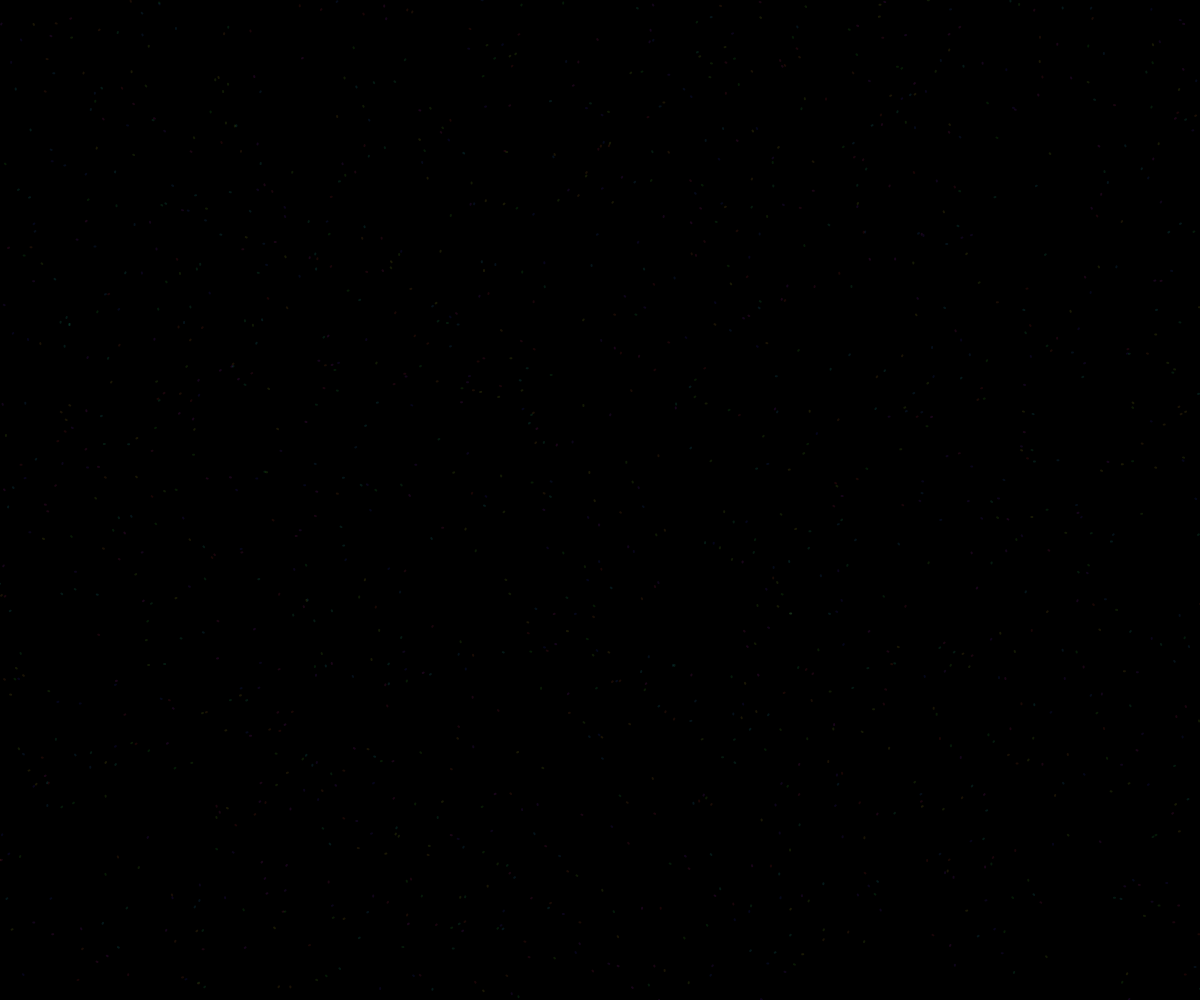
Frame 1 (no input)
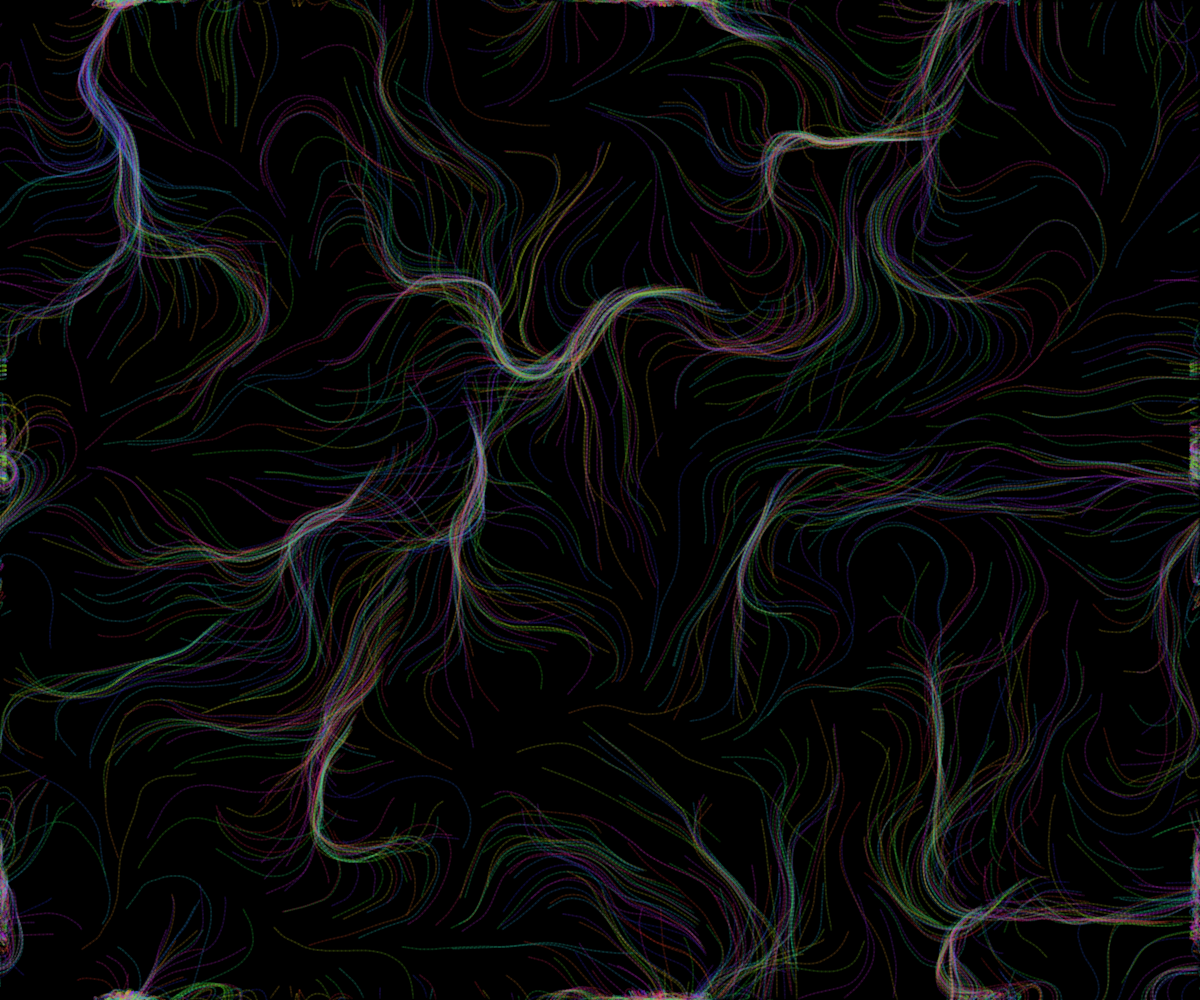
Frame 60 (no input)
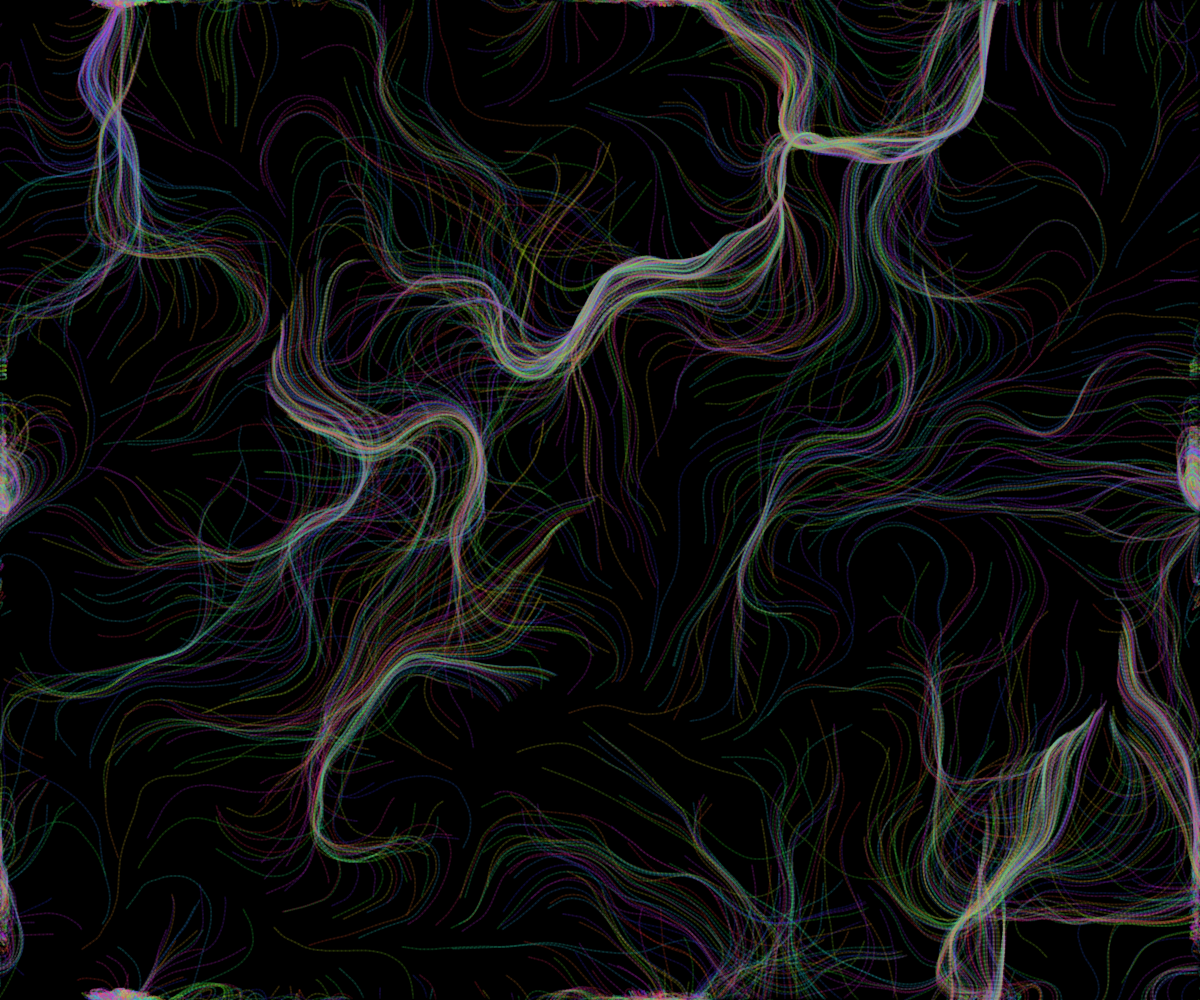
Frame 120 (the mouse pressed at the canvas centre since frame 60)

The p5.js sketch that drew these frames (run headless with seeded random() and noise() and a simulated clock; from frame 60 on, the mouse is pressed at the canvas centre):

// p5.js sketch
// ── sketch.js
let particles = [];
const numParticles = 1500;
let flowField;
const scl = 20;
let cols, rows;
let zoff = 0;

function setup() {
  createCanvas(windowWidth, windowHeight);
  colorMode(HSB, 360, 100, 100, 100);
  background(0);

  cols = floor(width / scl);
  rows = floor(height / scl);
  flowField = new Array(cols * rows);

  for (let i = 0; i < numParticles; i++) {
    particles.push(new Particle());
  }
}

function draw() {
  let yoff = 0;
  for (let y = 0; y < rows; y++) {
    let xoff = 0;
    for (let x = 0; x < cols; x++) {
      let index = x + y * cols;
      let angle = noise(xoff, yoff, zoff) * TWO_PI * 2;
      let v = p5.Vector.fromAngle(angle);
      v.setMag(1);
      flowField[index] = v;
      xoff += 0.1;
    }
    yoff += 0.1;
  }
  zoff += 0.005;

  for (let particle of particles) {
    particle.follow(flowField);
    particle.update();
    particle.edges();
    particle.show();
  }
}

class Particle {
  constructor() {
    this.pos = createVector(random(width), random(height));
    this.vel = createVector(0, 0);
    this.acc = createVector(0, 0);
    this.maxSpeed = 4;
    this.hue = random(360);
    this.prevPos = this.pos.copy();
  }

  update() {
    this.vel.add(this.acc);
    this.vel.limit(this.maxSpeed);
    this.pos.add(this.vel);
    this.acc.mult(0);
    this.hue = (this.hue + 1) % 360;
  }

  follow(vectors) {
    let x = floor(this.pos.x / scl);
    let y = floor(this.pos.y / scl);
    let index = x + y * cols;
    let force = vectors[index];
    this.applyForce(force);
  }

  applyForce(force) {
    this.acc.add(force);
  }

  show() {
    stroke(this.hue, 80, 100, 10);
    strokeWeight(2);
    line(this.pos.x, this.pos.y, this.prevPos.x, this.prevPos.y);
    this.updatePrev();
  }

  updatePrev() {
    this.prevPos.x = this.pos.x;
    this.prevPos.y = this.pos.y;
  }

  edges() {
    if (this.pos.x > width) {
      this.pos.x = 0;
      this.updatePrev();
    }
    if (this.pos.x < 0) {
      this.pos.x = width;
      this.updatePrev();
    }
    if (this.pos.y > height) {
      this.pos.y = 0;
      this.updatePrev();
    }
    if (this.pos.y < 0) {
      this.pos.y = height;
      this.updatePrev();
    }
  }
}

function windowResized() {
  resizeCanvas(windowWidth, windowHeight);
  background(0);
  cols = floor(width / scl);
  rows = floor(height / scl);
  flowField = new Array(cols * rows);
  particles = [];
  for (let i = 0; i < numParticles; i++) {
    particles.push(new Particle());
  }
}
